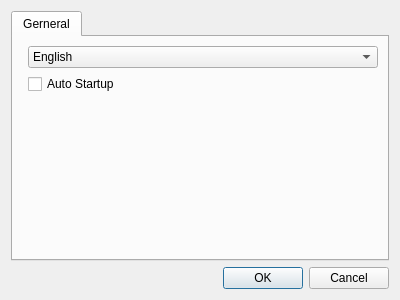
<?xml version="1.0" encoding="UTF-8"?>
<ui version="4.0">
    <class>SettingsDialog</class>
    <widget class="QDialog" name="SettingsDialog">
        <property name="geometry">
            <rect>
                <x>0</x>
                <y>0</y>
                <width>400</width>
                <height>300</height>
            </rect>
        </property>
        <property name="windowTitle">
            <string>Settings</string>
        </property>
        <layout class="QVBoxLayout" name="verticalLayout">
            <item>
                <widget class="QTabWidget" name="tabWidget">
                    <property name="currentIndex">
                        <number>0</number>
                    </property>
                    <widget class="QWidget" name="general_settings">
                        <attribute name="title">
                            <string>Gerneral</string>
                        </attribute>
                        <layout class="QFormLayout" name="formLayout">
                            <item row="2" column="1">
                                <widget class="QComboBox" name="language_combo">
                                    <item>
                                        <property name="text">
                                            <string>English</string>
                                        </property>
                                    </item>
                                    <item>
                                        <property name="text">
                                            <string>中文</string>
                                        </property>
                                    </item>
                                </widget>
                            </item>
                            <item row="3" column="1">
                                <widget class="QCheckBox" name="autoStartUpcheckBox">
                                    <property name="text">
                                        <string>Auto Startup</string>
                                    </property>
                                </widget>
                            </item>
                        </layout>
                    </widget>
                </widget>
            </item>
            <item>
                <widget class="QDialogButtonBox" name="buttonBox">
                    <property name="orientation">
                        <enum>Qt::Horizontal</enum>
                    </property>
                    <property name="standardButtons">
                        <set>QDialogButtonBox::Cancel|QDialogButtonBox::Ok</set>
                    </property>
                </widget>
            </item>
        </layout>
    </widget>
    <resources/>
    <connections>
        <connection>
            <sender>buttonBox</sender>
            <signal>rejected()</signal>
            <receiver>SettingsDialog</receiver>
            <slot>reject()</slot>
            <hints>
                <hint type="sourcelabel">
                    <x>325</x>
                    <y>290</y>
                </hint>
                <hint type="destinationlabel">
                    <x>286</x>
                    <y>274</y>
                </hint>
            </hints>
        </connection>
    </connections>
</ui>
